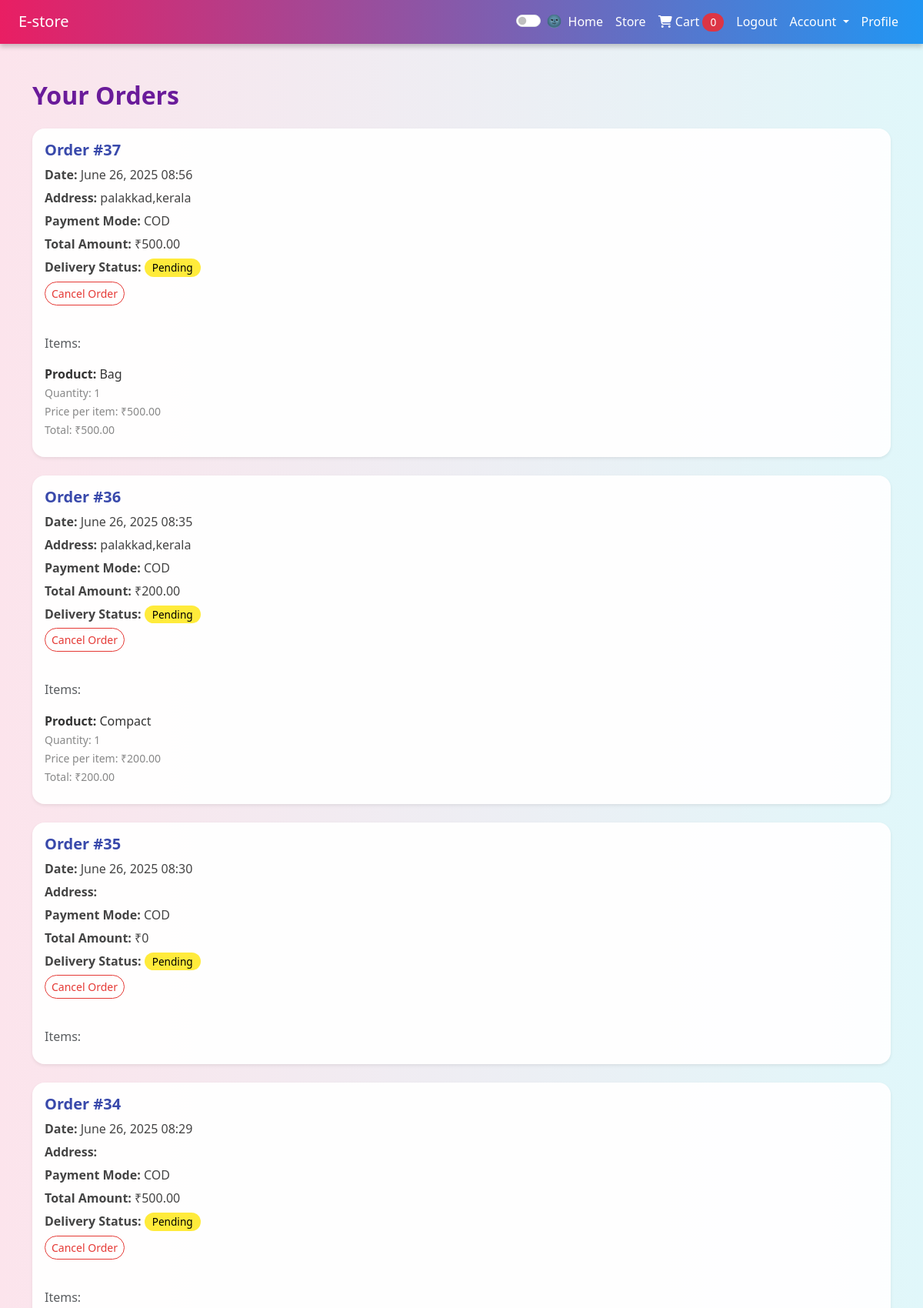
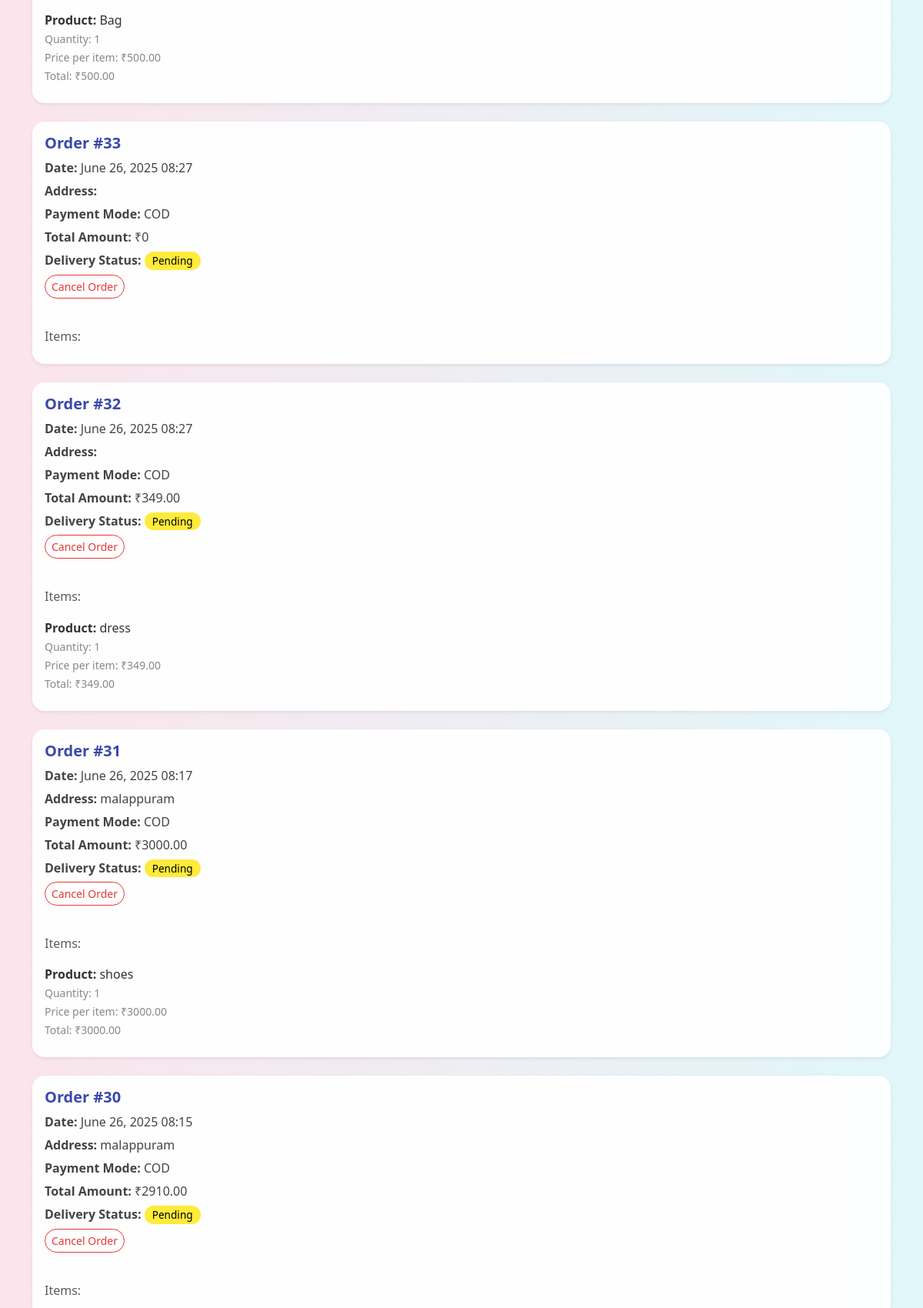
Screenshot of /orders/ (signed in, upper part) with the database file from the repository (2 pictures, top to bottom).
### store/models.py (models this page shows, shortened)
class Order(models.Model):
    user = models.ForeignKey(User, on_delete=models.CASCADE)
    address = models.TextField()
    payment_mode = models.CharField(max_length=20)
    order_date = models.DateTimeField(auto_now_add=True)
    delivery_boy = models.ForeignKey('DeliveryBoy', null=True, blank=True, on_delete=models.SET_NULL)
    delivery_status = models.CharField(max_length=20, choices=[
        ('pending', 'Pending'),
        ('accepted', 'Accepted'),
        ('completed', 'Completed'),
    ], default='pending')
    def get_total(self):
        return sum(item.get_total() for item in self.items.all())

class OrderItem(models.Model):
    order = models.ForeignKey(Order, on_delete=models.CASCADE, related_name='items')
    product = models.ForeignKey(Product, on_delete=models.CASCADE)
    quantity = models.PositiveIntegerField()
    price = models.DecimalField(max_digits=10, decimal_places=2)
    def get_total(self):
        return self.quantity * self.price

class Product(models.Model):
    seller = models.ForeignKey(User, on_delete=models.CASCADE)
    name = models.CharField(max_length=100)
    description = models.TextField()
    price = models.FloatField()
    quantity = models.PositiveIntegerField()
    image = models.ImageField(upload_to='product_images/', blank=True, null=True)
    category = models.CharField(max_length=50, choices=CATEGORY_CHOICES, default='dress')
    discount = models.PositiveIntegerField(blank=True, null=True, help_text="Enter discount percentage (e.g., 10 for 10%)")

### store/views.py (the view)
# urls.py: path('orders/', views.orders_page, name='orders'),
@login_required
def orders_page(request):
    orders = Order.objects.filter(user=request.user).order_by('-order_date')
    reviewed_product_ids = set(
        Review.objects.filter(user=request.user).values_list('product_id', flat=True)
    )
    return render(request, 'orders.html', {
        'orders': orders,
        'reviewed_product_ids': reviewed_product_ids
    })

### store/context_processors.py (called while the page is built)
def cart_count(request):
    if request.user.is_authenticated:
        count = CartItem.objects.filter(user=request.user).count()
    else:
        count = 0
    return {'cart_count': count}

### templates/orders.html (shortened to what this page needs)
{% extends 'base.html' %}
{% block content %}
<div class="container mt-5 mb-5">
  <h2 class="mb-4">Your Orders</h2>
  {% for order in orders %}
    <div class="card mb-4 shadow-sm">
      <div class="card-body">
        <h5 class="card-title">Order #{{ order.id }}</h5>
        <p><strong>Date:</strong> {{ order.order_date|date:"F d, Y H:i" }}</p>
        <p><strong>Address:</strong> {{ order.address }}</p>
        <p><strong>Payment Mode:</strong> {{ order.payment_mode }}</p>
        <p><strong>Total Amount:</strong> ₹{{ order.get_total }}</p>
        <p><strong>Delivery Status:</strong>
          <span class="badge
            {% if order.delivery_status == 'completed' %}bg-completed
            {% elif order.delivery_status == 'pending' %}bg-pending
            {% elif order.delivery_status == 'accepted' %}bg-accepted
            {% elif order.delivery_status == 'rejected' %}bg-rejected
            {% else %}bg-secondary{% endif %}">
            {{ order.get_delivery_status_display }}
          </span>
        </p>
        {% if order.delivery_status == 'pending' %}
          <form method="post" action="{% url 'delete_order' order.id %}" onsubmit="return confirm('Are you sure you want to cancel this order?');">
            <button type="submit" class="btn btn-sm btn-outline-danger mb-3">Cancel Order</button>
          </form>
        {% endif %}
        <h6 class="mt-4 mb-2 text-muted">Items:</h6>
        <ul class="list-group">
          {% for item in order.items.all %}
            <li class="list-group-item">
              <div>
                <strong>Product:</strong> {{ item.product.name }}<br>
                <small>Quantity: {{ item.quantity }}</small><br>
                <small>Price per item: ₹{{ item.price }}</small><br>
                <small>Total: ₹{{ item.get_total }}</small><br>
              </div>
            </li>
          {% endfor %}
        </ul>
      </div>
    </div>
  {% empty %}
    <div class="alert alert-info">You haven't placed any orders yet.</div>
  {% endfor %}
</div>
{% endblock %}

### templates/base.html (style rules this page uses)
body { font-family: "Segoe UI", Tahoma, Geneva, Verdana, sans-serif; background-color: #fdf7fa; }

### templates/orders.html (style rules this page uses)
body { background: linear-gradient(to right, #fce4ec, #e0f7fa); font-family: 'Segoe UI', 'Helvetica Neue', sans-serif; }
h2 { font-weight: 700; color: #6a1b9a; }
.card { background: rgba(255, 255, 255, 0.95); border: none; border-radius: 16px; box-shadow: 0 8px 20px rgba(0, 0, 0, 0.08); transition: transform 0.2s ease; }
.card-title { font-weight: 600; color: #3949ab; }
.list-group { border: none; margin-top: 10px; }
.list-group-item { border: none; background: transparent; padding-left: 0; color: #333; }
p { margin-bottom: 6px; color: #444; }
.badge { font-size: 0.85rem; padding: 5px 10px; border-radius: 12px; font-weight: 500; text-transform: capitalize; }
.bg-pending { background-color: #ffeb3b !important; color: black; }
.btn-outline-danger { border-color: #e53935; color: #e53935; border-radius: 20px; font-weight: 500; }
small { color: #888; }

### rows the page displays
Order: id "37", order_date "June 26, 2025 08:56", address "palakkad,kerala", payment_mode "COD", get_total "500.00", delivery_status "Pending", shows "Cancel Order"
OrderItem: product.name "Bag", quantity "1", price "500.00", get_total "500.00"
Order: id "36", order_date "June 26, 2025 08:35", address "palakkad,kerala", payment_mode "COD", get_total "200.00", delivery_status "Pending", shows "Cancel Order"
OrderItem: product.name "Compact", quantity "1", price "200.00", get_total "200.00"
Order: id "35", order_date "June 26, 2025 08:30", payment_mode "COD", get_total "0", delivery_status "Pending", shows "Cancel Order"
Order: id "34", order_date "June 26, 2025 08:29", payment_mode "COD", get_total "500.00", delivery_status "Pending", shows "Cancel Order"
OrderItem: product.name "Bag", quantity "1", price "500.00", get_total "500.00"
Order: id "33", order_date "June 26, 2025 08:27", payment_mode "COD", get_total "0", delivery_status "Pending", shows "Cancel Order"
Order: id "32", order_date "June 26, 2025 08:27", payment_mode "COD", get_total "349.00", delivery_status "Pending", shows "Cancel Order"
OrderItem: product.name "dress", quantity "1", price "349.00", get_total "349.00"
Order: id "31", order_date "June 26, 2025 08:17", address "malappuram", payment_mode "COD", get_total "3000.00", delivery_status "Pending", shows "Cancel Order"
OrderItem: product.name "shoes", quantity "1", price "3000.00", get_total "3000.00"
Order: id "30", order_date "June 26, 2025 08:15", address "malappuram", payment_mode "COD", get_total "2910.00", delivery_status "Pending", shows "Cancel Order"

### other values shown
{{ cart_count }} "0"
